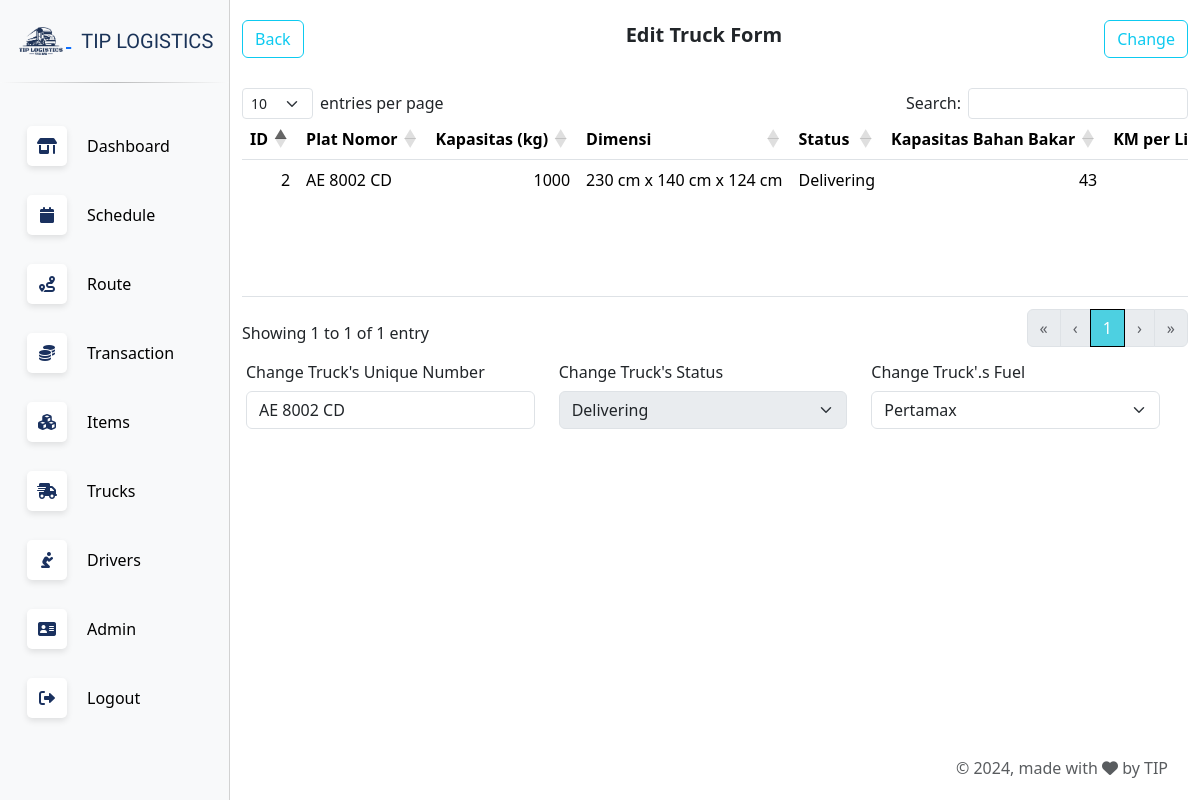
Before: /edit_status.php?id=2 (signed in) with the older database file.
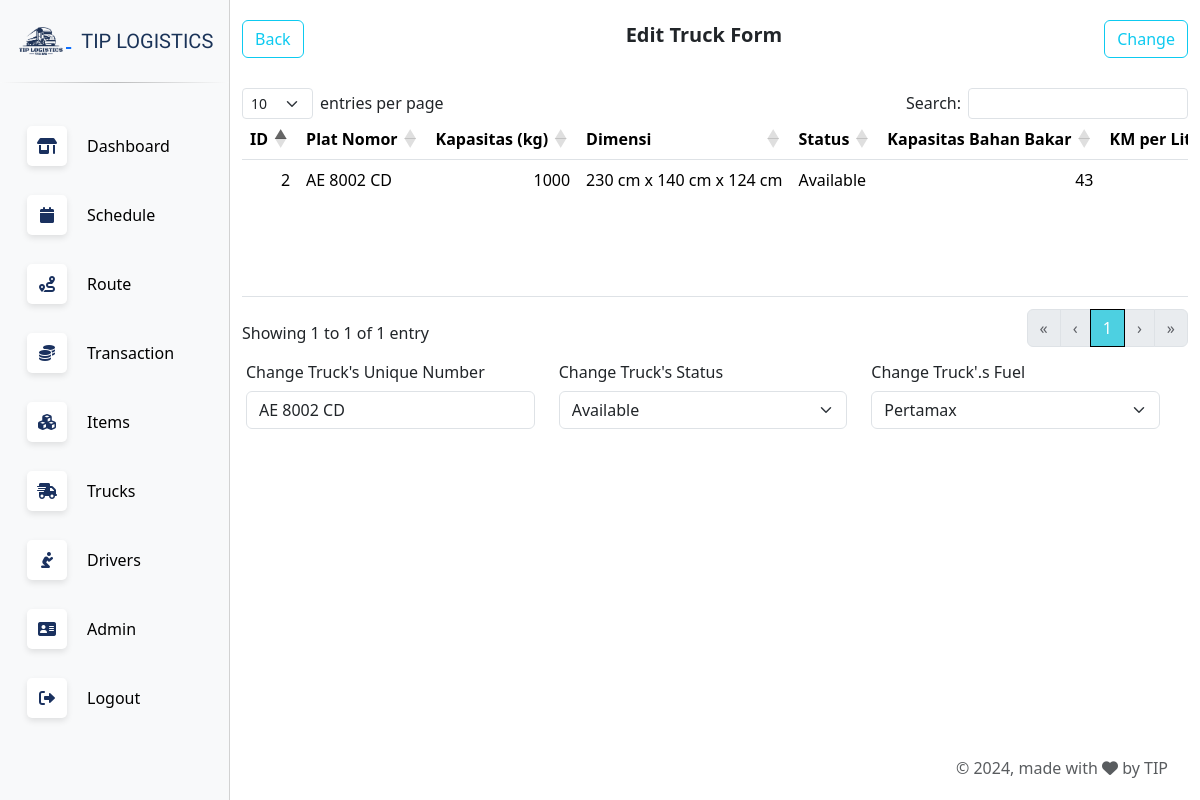
After: the same page with the newer database file.
### tables this page shows
CREATE TABLE IF NOT EXISTS `truck` (
  `id` int(11) NOT NULL AUTO_INCREMENT,
  `unique_number` varchar(11) DEFAULT NULL,
  `total_distance` float NOT NULL,
  `capacity_kg` int(11) NOT NULL,
  `panjang` float NOT NULL,
  `lebar` float NOT NULL,
  `tinggi` float NOT NULL,
  `truck_status` tinyint(1) NOT NULL,
  `fuel_capacity` int(11) NOT NULL,
  `fuel_now` float NOT NULL,
  `km_per_liter` float NOT NULL,
  `id_fuel` int(11) NOT NULL,
  `id_location` int(11) NOT NULL,
  PRIMARY KEY (`id`),
  KEY `id_fuel` (`id_fuel`),
  KEY `id_location` (`id_location`) USING BTREE
);

### edit_status.php (the view, shortened to what the changed rows need)
<?php
require "connect.php";
if (isset($_GET['id'])) {
    $id = $_GET['id'];
}
?>
<!DOCTYPE html>
<html lang="en">
<head>
    <?php include('head.php'); ?>
</head>
<body>
    <div class="main-content">
      <div class="container">
        <form action="edit_status.php" method="POST">
        <table class="table table-hover fixed-size-table table-generate" id="table-truck">
          <thead>
            <tr>
                <th>ID</th>
                <th>Plat Nomor</th>
                <th>Kapasitas (kg)</th>
                <th>Dimensi</th>
                <th>Status</th>
                <th>Kapasitas Bahan Bakar</th>
                <th>KM per Liter</th>
            </tr>
          </thead>
          <tbody>
          <?php
            $query = "SELECT truck.*, fuel.fuel_type, fuel.cost_per_liter, location.alamat, location.kota_kabupaten, location.kecamatan, location.kelurahan_desa, location.kode_pos, location.latitude, location.longitude
                      FROM truck
                      LEFT JOIN fuel ON truck.id_fuel = fuel.id
                      LEFT JOIN location ON truck.id_location = location.id
                      WHERE truck.id = ".$id.";";
            $result = mysqli_query($con, $query);
            while ($row = mysqli_fetch_assoc($result)) {
                $status_lama = $row['truck_status'];
                $stat = "";
                if ($status_lama == 1){
                    $stat = "Available";
                }else if ($status_lama == 2){
                    $stat = "Maintenance";
                }else if ($status_lama == 3){
                    $stat = "Delivering";
                }else{
                    $stat = "Unavailable";
                }
                echo "<tr>";
                echo "<td>{$row['id']}</td>";
                echo "<td>{$row['unique_number']}</td>";
                echo "<td>{$row['capacity_kg']}</td>";
                echo "<td>" . $row['panjang'] . " cm x " . $row['lebar'] . " cm x " . $row['tinggi'] . " cm</td>";
                echo "<td>".$stat."</td>";
                echo "<td>{$row['fuel_capacity']}</td>";
                echo "<td>{$row['km_per_liter']}</td>";
                echo "</tr>";
                $unique_number = $row['unique_number'];
                if ($row['capacity_kg'] == 1000){
                    $type = 'CDD';
                } else {
                    $type = 'CDE';
                }
            }
            ?>
          </tbody>
        </table>
        <div class="row g-3" style="padding-top: 20px;">
                <div class="row">
                    <div class="col-md-4">
                        <label for="unique_number" class="col-form-label">Change Truck's Unique Number</label>
                        <input name="unique_number" class="form-control" value="<?php echo $unique_number; ?>"/>
                    </div>
                    <?php
                        if ($status_lama != 3){
                            echo "<div class='col-md-4'>
                            <label for='status' class='col-form-label'>Change Truck's Status</label>
                            <select class='form-select' name='status'>
                                <option value='1' ";
                            if ($status_lama == 1) {
                                echo 'selected';
                            }
                            echo " ?>Available</option>
                                <option value='2' ";
                            if ($status_lama == 2) {
                                echo 'selected';
                            }
                            echo " ?>Maintenance</option>
                               <option value='0' ";
                            if ($status_lama == 0) {
                                echo 'selected';
                            }
                            echo " ?>Unavailable</option>
                                </select>
                            </div>";
                        } else{
                            echo "<div class='col-md-4'>
                            <label for='status' class='col-form-label'>Change Truck's Status</label>
                                <select class='form-select' name='status' disabled>
                                    <option value='3' selected>Delivering</option>
                                </select>
                            </div>";
                        }
                    ?>
                    <?php
                     if ($type == 'CDD'){
                        echo '<div class="col-md-4">
                        <label for="fuel" class="col-form-label">Change Truck'."'".'.s Fuel</label>
                        <select class="form-select" name="fuel">';
                     }
                     echo '</select>
                     </div>
                 </div>';
                    ?>
        </div>
        </form>
      </div>
    </div>
</body>
</html>

Changed rows visible on the page:
changed truck "AE 8002 CD": truck_status "Delivering" → "Available"; status (not shown) → "Available"
Other visible differences:
form field status: "Delivering" → (not shown)
